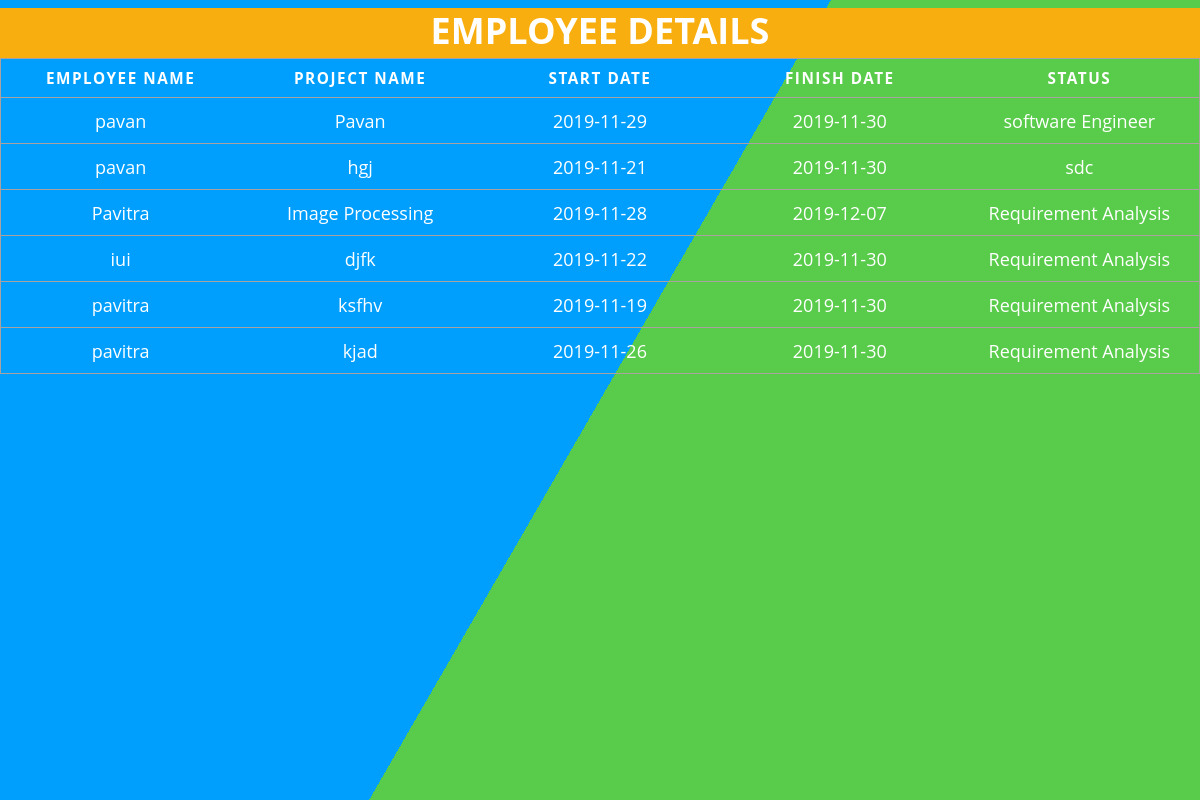
The page /employeedetails.php on the database its author committed.
### tables this page shows
CREATE TABLE IF NOT EXISTS `projects` (
  `Pid` int(11) NOT NULL AUTO_INCREMENT,
  `Pname` varchar(60) NOT NULL,
  `Status` varchar(100) NOT NULL DEFAULT 'Requirement Analysis',
  `StartDate` date NOT NULL,
  `EndDate` date NOT NULL,
  `ProjectHead` varchar(60) NOT NULL,
  `Cname` varchar(50) NOT NULL,
  `Technologies` varchar(100) NOT NULL,
  `Ename` varchar(100) NOT NULL,
  PRIMARY KEY (`Pid`)
);

### employeedetails.php (the view, shortened to what this page needs)
<!DOCTYPE html>
<html>
<head>
	<link rel="stylesheet" type="text/css" href="item.css">
</head>
<body>
    <div class="bg"></div>
    <div class="bg bg2"></div>
    <div class="bg bg3"></div>
        <div id="header"><h1 style="color:white; text-align:center;">EMPLOYEE DETAILS</h1></div>
                        <?php
include 'conn.php';
            echo '<table>';
            echo '<tr>';
            echo '<th scope="col">Employee Name</th>';
            echo '<th scope="col">Project Name</th>';
            echo '<th scope="col">Start Date</th>';
            echo '<th scope="col">Finish Date</th>';
            echo '<th scope="col">status</th>';
            echo '</tr>';
                      $result = mysqli_query($link,"SELECT Ename,Pname,StartDate,EndDate,Status FROM projects");
            if($result)
            {
              while($obj = $result->fetch_object())
              {
                echo '<tr>';
                echo '<td>'.$obj->Ename.'</td>';
                echo '<td>'.$obj->Pname.'</td>';
                echo '<td>'.$obj->StartDate.'</td>';
                echo '<td>'.$obj->EndDate.'</td>';
                echo '<td>'.$obj->Status.'</td>';
                echo '</tr>';
              }
            }
          echo '</table>';
          ?>
</body>
</html>

### item.css (style rules this page uses)
#header { margin-top:-5.5% ; width: 100%; height: 50px; background-color:rgb(248, 174, 15); color:white; }
body { font: normal 18px/1.5 "Fira Sans", "Helvetica Neue", sans-serif; background: rgb(5, 205, 240);; color: #fff; padding: 50px 0; }
html { height:100%; }
body { margin:0; }
.bg { animation:slide 3s ease-in-out infinite alternate; background-image: linear-gradient(-60deg, #6c3 50%, #09f 50%); bottom:0; left:-50%; opacity:.5; position:fixed; right:-50%; top:0; z-index:-1; }
.bg2 { animation-direction:alternate-reverse; animation-duration:4s; }
.bg3 { animation-duration:5s; }
body { font-family: "Open Sans", sans-serif; line-height: 1.25; }
table { border: 1px solid rgb(14, 13, 13); border-collapse: collapse; margin: 0; padding: 0; width: 100%; table-layout: fixed; }
table tr { border: 1px solid rgb(170, 161, 161); padding: .35em; }
table th, table td { padding: .625em; text-align: center; }
table th { font-size: .85em; letter-spacing: .1em; text-transform: uppercase; }

### rows shown on the page
projects: Ename "pavan", Pname "Pavan", StartDate "2019-11-29", EndDate "2019-11-30", Status "software Engineer"
projects: Ename "pavan", Pname "hgj", StartDate "2019-11-21", EndDate "2019-11-30", Status "sdc"
projects: Ename "Pavitra", Pname "Image Processing", StartDate "2019-11-28", EndDate "2019-12-07", Status "Requirement Analysis"
projects: Ename "iui", Pname "djfk", StartDate "2019-11-22", EndDate "2019-11-30", Status "Requirement Analysis"
projects: Ename "pavitra", Pname "ksfhv", StartDate "2019-11-19", EndDate "2019-11-30", Status "Requirement Analysis"
projects: Ename "pavitra", Pname "kjad", StartDate "2019-11-26", EndDate "2019-11-30", Status "Requirement Analysis"
